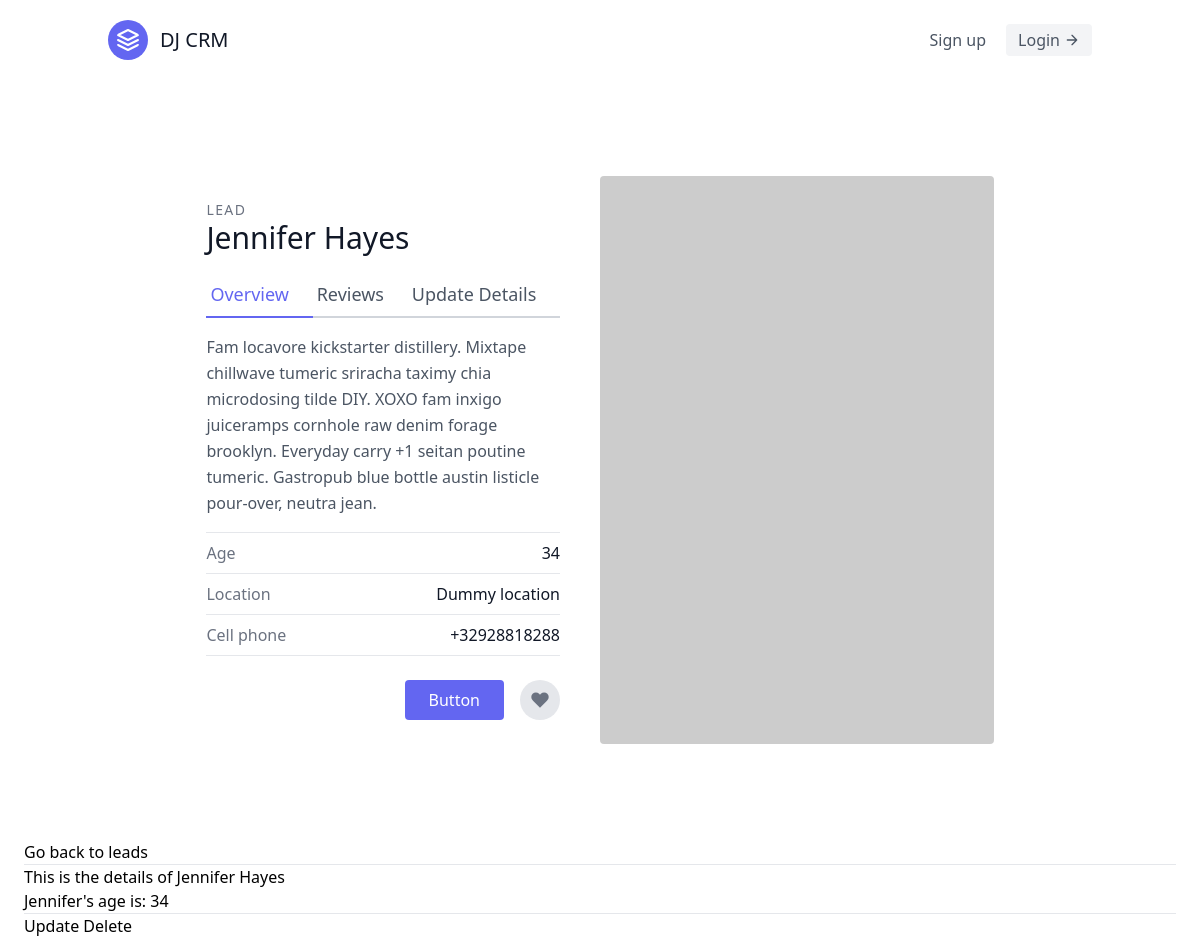
The app's page /leads/1/ with its own data.
### leads/models.py (models this page shows, shortened)
class Lead(models.Model):
  first_name = models.CharField(max_length=20)
  last_name = models.CharField(max_length=20)
  age = models.IntegerField(default=0)
  organization = models.ForeignKey(UserProfile, on_delete=models.CASCADE)
  agent = models.ForeignKey("Agent",  null=True, blank=True, on_delete=models.SET_NULL)

### leads/views.py (the view)
# urls.py: path('<int:pk>/', LeadDetailView.as_view(), name="lead-detail"),
class LeadDetailView(generic.DetailView):
  template_name = "leads/lead_detail.html"
  queryset = Lead.objects.all()
  context_object_name = "lead"

### leads/templates/leads/lead_detail.html (shortened to what this page needs)
{% extends 'base.html' %}
{% block content %}
<section class="text-gray-600 body-font overflow-hidden">
  <div class="container px-5 py-24 mx-auto">
    <div class="lg:w-4/5 mx-auto flex flex-wrap">
      <div class="lg:w-1/2 w-full lg:pr-10 lg:py-6 mb-6 lg:mb-0">
        <h2 class="text-sm title-font text-gray-500 tracking-widest">LEAD</h2>
        <h1 class="text-gray-900 text-3xl title-font font-medium mb-4">{{lead.first_name}} {{lead.last_name}}</h1>
        <div class="flex mb-4">
          <a href="{% url 'leads:lead-detail' lead.pk %}" class="flex-grow text-indigo-500 border-b-2 border-indigo-500 py-2 text-lg px-1 ">
            Overview
          </a>
          <a class="flex-grow border-b-2 border-gray-300 py-2 text-lg px-1">
            Reviews
          </a>
          <a href="{% url 'leads:lead-update' lead.pk %}" class=" flex-grow border-b-2 border-gray-300 py-2 text-lg px-1">
            Update Details
          </a>
        </div>
        <p class="leading-relaxed mb-4">Fam locavore kickstarter distillery. Mixtape chillwave tumeric sriracha taximy chia microdosing tilde DIY. XOXO fam inxigo juiceramps cornhole raw denim forage brooklyn. Everyday carry +1 seitan poutine tumeric. Gastropub blue bottle austin listicle pour-over, neutra jean.</p>
        <div class="flex border-t border-gray-200 py-2">
          <span class="text-gray-500">Age</span>
          <span class="ml-auto text-gray-900">{{ lead.age }}</span>
        </div>
        <div class="flex border-t border-gray-200 py-2">
          <span class="text-gray-500">Location</span>
          <span class="ml-auto text-gray-900">Dummy location</span>
        </div>
        <div class="flex border-t border-b mb-6 border-gray-200 py-2">
          <span class="text-gray-500">Cell phone</span>
          <span class="ml-auto text-gray-900">+32928818288</span>
        </div>
        <div class="flex">
          <button class="flex ml-auto text-white bg-indigo-500 border-0 py-2 px-6 focus:outline-none hover:bg-indigo-600 rounded">Button</button>
          <button class="rounded-full w-10 h-10 bg-gray-200 p-0 border-0 inline-flex items-center justify-center text-gray-500 ml-4">
            <svg fill="currentColor" stroke-linecap="round" stroke-linejoin="round" stroke-width="2" class="w-5 h-5" viewBox="0 0 24 24">
              <path d="M20.84 4.61a5.5 5.5 0 00-7.78 0L12 5.67l-1.06-1.06a5.5 5.5 0 00-7.78 7.78l1.06 1.06L12 21.23l7.78-7.78 1.06-1.06a5.5 5.5 0 000-7.78z"></path>
            </svg>
          </button>
        </div>
      </div>
      <img alt="ecommerce" class="lg:w-1/2 w-full lg:h-auto h-64 object-cover object-center rounded" src="https://dummyimage.com/400x400">
    </div>
  </div>
</section>
  <a href="{% url 'leads:lead-list' %}">Go back to leads</a>
  <hr />
  <h1>This is the details of {{ lead.first_name }} {{ lead.last_name }}</h1>
  <p>{{lead.first_name}}'s age is: {{ lead.age }}</p>
  <hr />
  <a href="{% url 'leads:lead-update' lead.pk %}">Update</a>
  <a href="{% url 'leads:lead-delete' lead.pk %}">Delete</a>
{% endblock content %}

### records on screen
Lead: first_name "Jennifer", last_name "Hayes", age "34"
